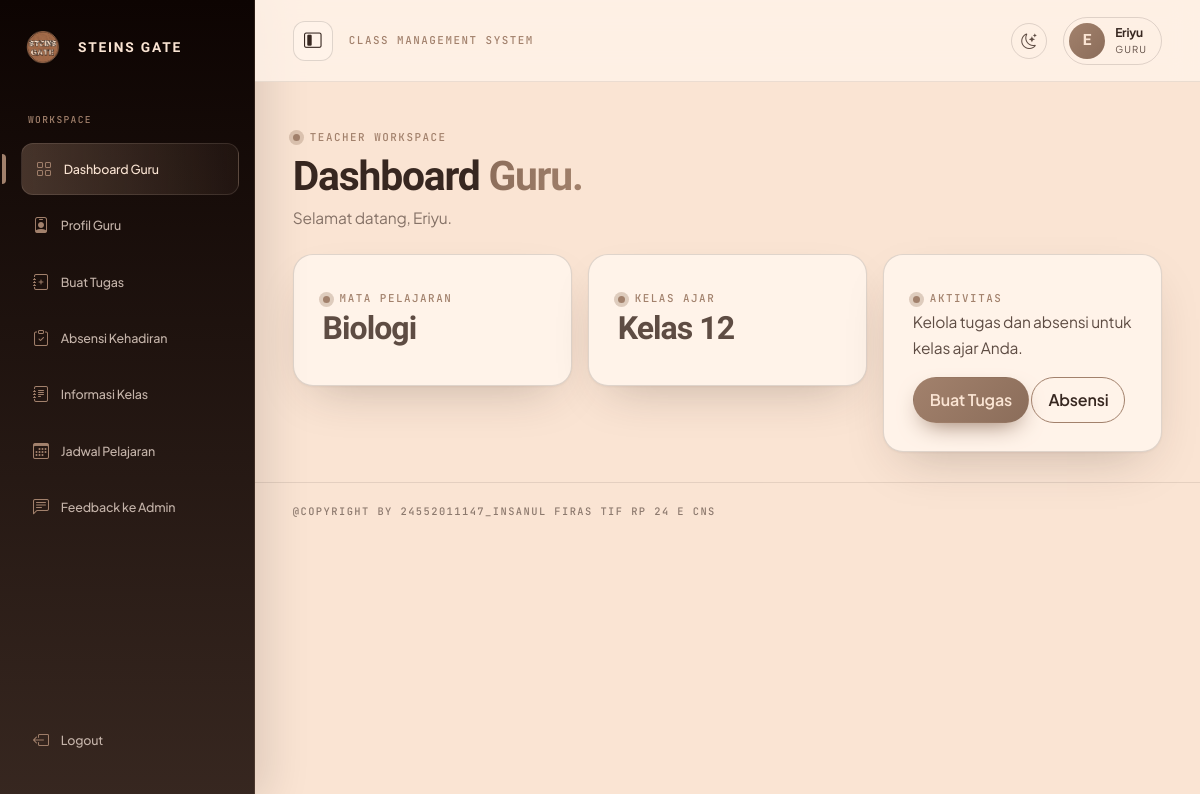
Screenshot of /guru/index.php (signed in) with the database file from the repository.
### tables this page shows
CREATE TABLE `guru` (
  `id` int(11) NOT NULL,
  `user_id` int(11) NOT NULL,
  `nama_lengkap` varchar(120) NOT NULL,
  `mata_pelajaran` varchar(100) NOT NULL,
  `nip` varchar(30) DEFAULT NULL,
  `jenis_kelamin` enum('Laki-laki','Perempuan') DEFAULT NULL,
  `no_wa` varchar(25) DEFAULT NULL,
  `alamat` text DEFAULT NULL,
  `foto_profil` varchar(255) DEFAULT NULL,
  `created_at` timestamp NULL DEFAULT current_timestamp(),
  `updated_at` timestamp NULL DEFAULT current_timestamp() ON UPDATE current_timestamp()
);

### includes/guru_helpers.php (called while the page is built, shortened)
<?php
function guru_kelas(PDO $pdo, int $guruId): array {
    $st = $pdo->prepare("SELECT kelas FROM guru_kelas WHERE guru_id = ? ORDER BY kelas");
    $st->execute([$guruId]);
    return array_map('strval', $st->fetchAll(PDO::FETCH_COLUMN));
}

### guru/index.php (the view, shortened to what this page needs)
<?php
require_once __DIR__ . '/../config/database.php';
require_once __DIR__ . '/../includes/functions.php';
require_once __DIR__ . '/../includes/guru_helpers.php';
$u = current_user();
$q = $pdo->prepare("SELECT id, nama_lengkap, mata_pelajaran FROM guru WHERE user_id=?");
$q->execute([$u['id']]);
$g = $q->fetch();
$myKelas = guru_kelas($pdo, (int)$g['id']);
include __DIR__ . '/../includes/dashboard_page_start.php';
?>
<div class="page-heading"><div><div class="section-kicker">TEACHER WORKSPACE</div><h1>Dashboard <em>Guru.</em></h1><p>Selamat datang, <?= e($g['nama_lengkap']) ?>.</p></div></div>
<div class="row g-3">
    <div class="col-md-4"><div class="sg-panel"><span class="section-kicker">MATA PELAJARAN</span><h2><?= e($g['mata_pelajaran']) ?></h2></div></div>
    <div class="col-md-4"><div class="sg-panel"><span class="section-kicker">KELAS AJAR</span>
        <h2><?= $myKelas ? 'Kelas ' . e(implode(', ', $myKelas)) : '—' ?></h2></div></div>
    <div class="col-md-4"><div class="sg-panel"><span class="section-kicker">AKTIVITAS</span><p>Kelola tugas dan absensi untuk kelas ajar Anda.</p>
        <a class="btn btn-brown" href="<?= BASE_URL ?>/guru/tugas.php">Buat Tugas</a>
        <a class="btn btn-outline-brown" href="<?= BASE_URL ?>/guru/absensi.php">Absensi</a></div></div>
</div>
<?php include __DIR__ . '/../includes/dashboard_page_end.php'; ?>

### includes/dashboard_page_start.php (shortened to what this page needs)
<?php
require_once __DIR__ . '/functions.php';
$u = current_user();
$role = $u['role'] ?? 'siswa';
$namaUser = $u['nama'] ?? $u['username'] ?? 'Pengguna';
$currentScript = basename($_SERVER['SCRIPT_NAME'] ?? '');
$fbBaru = 0;
include __DIR__ . '/header.php';
?>
<div class="dashboard-shell" id="dashShell">
    <aside class="dash-sidebar">
        <a class="brand" href="<?= BASE_URL ?>/index.php">
            <?= brand_mark() ?>
            STEINS GATE
        </a>
        <div class="sidebar-label">
            WORKSPACE
        </div>
        <?php if ($role === 'admin'): ?>
            <a class="side-link<?= $currentScript === 'index.php' ? ' active' : '' ?>" href="<?= BASE_URL ?>/dashboard/index.php"><i class="bi bi-grid"></i> Dashboard Admin</a>
            <a class="side-link<?= $currentScript === 'siswa.php' ? ' active' : '' ?>" href="<?= BASE_URL ?>/dashboard/siswa.php"><i class="bi bi-people"></i> Data Siswa</a>
            <a class="side-link<?= $currentScript === 'guru.php' ? ' active' : '' ?>" href="<?= BASE_URL ?>/dashboard/guru.php"><i class="bi bi-person-workspace"></i> Data Guru</a>
            <a class="side-link<?= $currentScript === 'informasi.php' ? ' active' : '' ?>" href="<?= BASE_URL ?>/dashboard/informasi.php"><i class="bi bi-journal-text"></i> Informasi Kelas</a>
            <a class="side-link<?= $currentScript === 'jadwal.php' ? ' active' : '' ?>" href="<?= BASE_URL ?>/dashboard/jadwal.php"><i class="bi bi-calendar3"></i> Jadwal Pelajaran</a>
            <a class="side-link<?= $currentScript === 'kegiatan.php' ? ' active' : '' ?>" href="<?= BASE_URL ?>/dashboard/kegiatan.php"><i class="bi bi-calendar-event"></i> Agenda Kegiatan</a>
            <a class="side-link<?= $currentScript === 'pengumuman.php' ? ' active' : '' ?>" href="<?= BASE_URL ?>/dashboard/pengumuman.php"><i class="bi bi-megaphone"></i> Pengumuman</a>
            <a class="side-link<?= $currentScript === 'galeri.php' ? ' active' : '' ?>" href="<?= BASE_URL ?>/dashboard/galeri.php"><i class="bi bi-images"></i> Galeri Kenangan</a>
            <a class="side-link<?= $currentScript === 'feedback.php' ? ' active' : '' ?>" href="<?= BASE_URL ?>/dashboard/feedback.php"><i class="bi bi-chat-left-text"></i> Feedback<?php if ($fbBaru > 0): ?> <span class="side-badge"><?= $fbBaru ?></span><?php endif; ?></a>
        <?php elseif ($role === 'guru'): ?>
            <a class="side-link<?= $currentScript === 'index.php' ? ' active' : '' ?>" href="<?= BASE_URL ?>/guru/index.php"><i class="bi bi-grid"></i> Dashboard Guru</a>
            <a class="side-link<?= $currentScript === 'profil.php' ? ' active' : '' ?>" href="<?= BASE_URL ?>/guru/profil.php"><i class="bi bi-person-badge"></i> Profil Guru</a>
            <a class="side-link<?= $currentScript === 'tugas.php' ? ' active' : '' ?>" href="<?= BASE_URL ?>/guru/tugas.php"><i class="bi bi-journal-plus"></i> Buat Tugas</a>
            <a class="side-link<?= $currentScript === 'absensi.php' ? ' active' : '' ?>" href="<?= BASE_URL ?>/guru/absensi.php"><i class="bi bi-clipboard-check"></i> Absensi Kehadiran</a>
            <a class="side-link<?= $currentScript === 'informasi.php' ? ' active' : '' ?>" href="<?= BASE_URL ?>/dashboard/informasi.php"><i class="bi bi-journal-text"></i> Informasi Kelas</a>
            <a class="side-link<?= $currentScript === 'jadwal.php' ? ' active' : '' ?>" href="<?= BASE_URL ?>/dashboard/jadwal.php"><i class="bi bi-calendar3"></i> Jadwal Pelajaran</a>
            <a class="side-link<?= $currentScript === 'feedback.php' ? ' active' : '' ?>" href="<?= BASE_URL ?>/dashboard/feedback.php"><i class="bi bi-chat-left-text"></i> Feedback ke Admin</a>
        <?php endif; ?>
        <div class="sidebar-bottom">
            <a
                class="side-link"
                href="<?= BASE_URL ?>/logout.php"
            >
                <i class="bi bi-box-arrow-left"></i>
                Logout
            </a>
        </div>
    </aside>
    <section class="dash-main">
        <header class="dash-topbar">
            <div class="d-flex align-items-center gap-3">
                <button class="sidebar-toggle" data-sidebar-toggle type="button" aria-label="Sembunyikan atau tampilkan menu" aria-expanded="true" title="Sembunyikan / tampilkan menu">
                    <i class="bi bi-layout-sidebar-inset"></i>
                </button>
                <span class="eyebrow">
                    CLASS MANAGEMENT SYSTEM
                </span>
            </div>
            <div class="d-flex align-items-center gap-3">
                <button
                    class="theme-toggle"
                    data-theme-toggle
                    type="button"
                    aria-label="Ganti tema"
                >
                    <i class="bi bi-moon-stars"></i>
                </button>
                <div class="user-chip">
                    <span class="avatar">
                        <?= e(strtoupper(substr($namaUser, 0, 1))) ?>
                    </span>
                    <span>
                        <strong>
                            <?= e($namaUser) ?>
                        </strong>
                        <small>
                            <?= e(strtoupper($role)) ?>
                        </small>
                    </span>
                </div>
            </div>
        </header>
        <main class="dash-content">

### assets/css/style.css (style rules this page uses)
:root { --taupe: #A2816C; --medium: #8B6D5A; --brown: #5E4C43; --dark: #372720; --outline: #0D0402; --cream: #FAE4D3; --warm: #C4B3A9; --bg: #FAE4D3; --surface: #fff3e9; --text: #5E4C43; --heading: #372720; --line: rgba(13, 4, 2, .13); --shadow: 0 18px 50px rgba(55, 39, 32, .08); }
* { box-sizing: border-box; }
html { scroll-behavior: smooth; }
body { margin: 0; font-family: 'Manrope', sans-serif; background: var(--bg); color: var(--text); transition: background .25s ease, color .25s ease; }
a { color: inherit; text-decoration: none; }
.brand { display: inline-flex; align-items: center; gap: 10px; color: var(--heading) !important; font-size: .86rem; font-weight: 700; letter-spacing: .16em; }
.theme-toggle { width: 36px; height: 36px; border: 1px solid var(--line); border-radius: 50%; background: transparent; color: var(--text); }
.btn-brown { border: 1px solid var(--medium); border-radius: 4px; background: var(--medium); color: var(--cream); }
.btn-outline-brown { border: 1px solid var(--medium); border-radius: 4px; color: var(--text); }
.eyebrow, .section-kicker { display: block; font-size: .68rem; font-weight: 700; letter-spacing: .2em; }
.eyebrow { color: #C4B3A9; }
.dashboard-shell { display: flex; min-height: 100vh; }
.dash-sidebar { display: flex; width: 255px; padding: 28px 20px; flex-shrink: 0; flex-direction: column; background: var(--dark); color: var(--warm); }
.dash-sidebar .brand { margin: 0 0 45px 8px; color: var(--cream) !important; }
.sidebar-label { margin: 0 10px 15px; color: var(--taupe); font-size: .6rem; letter-spacing: .2em; }
.side-link { display: flex; margin-bottom: 4px; padding: 12px 13px; align-items: center; gap: 12px; border-radius: 4px; color: var(--warm); font-size: .78rem; }
.side-link:hover, .side-link.active { background: rgba(162, 129, 108, .2); color: var(--cream); }
.side-link i { font-size: 1rem; }
.sidebar-bottom { margin-top: auto; }
.dash-main { flex: 1; min-width: 0; }
.dash-topbar { display: flex; height: 75px; padding: 0 4%; align-items: center; justify-content: space-between; border-bottom: 1px solid var(--line); background: var(--surface); }
.dash-topbar .eyebrow { color: var(--taupe); }
.user-chip { display: flex; align-items: center; gap: 10px; }
.avatar { display: grid; width: 36px; height: 36px; place-items: center; border-radius: 50%; background: var(--taupe); color: #FAE4D3; }
.user-chip strong, .user-chip small { display: block; }
.user-chip strong { color: var(--heading); font-size: .75rem; }
.user-chip small { font-size: .6rem; letter-spacing: .12em; }
.dash-content { padding: 45px 4%; }

### rows the page displays
guru: nama_lengkap "E", nama_lengkap "Eriyu", mata_pelajaran "Biologi"

### other values shown
$role "GURU"
implode(', ', $myKelas) "12"
COPYRIGHT_TEXT "@COPYRIGHT BY 24552011147_INSANUL FIRAS TIF RP 24 E CNS"
